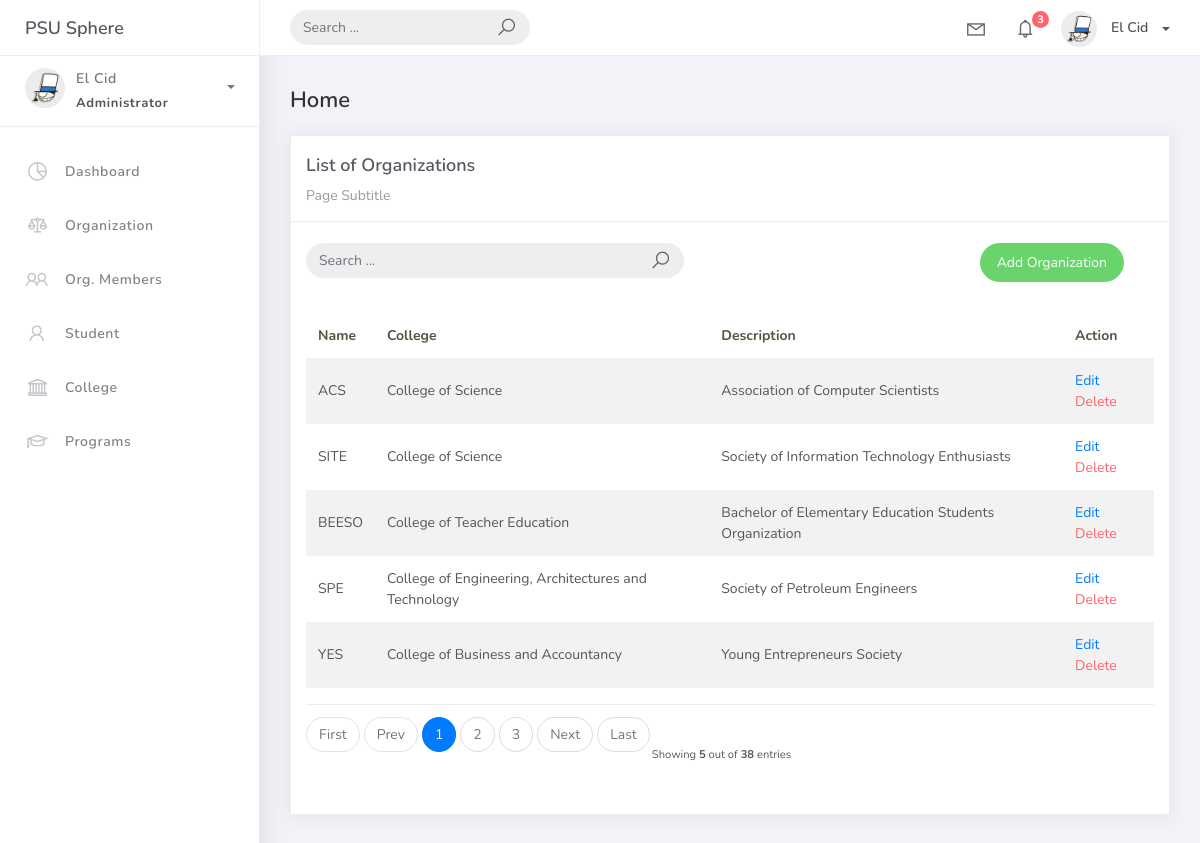
The app's page /organization_list, older data.
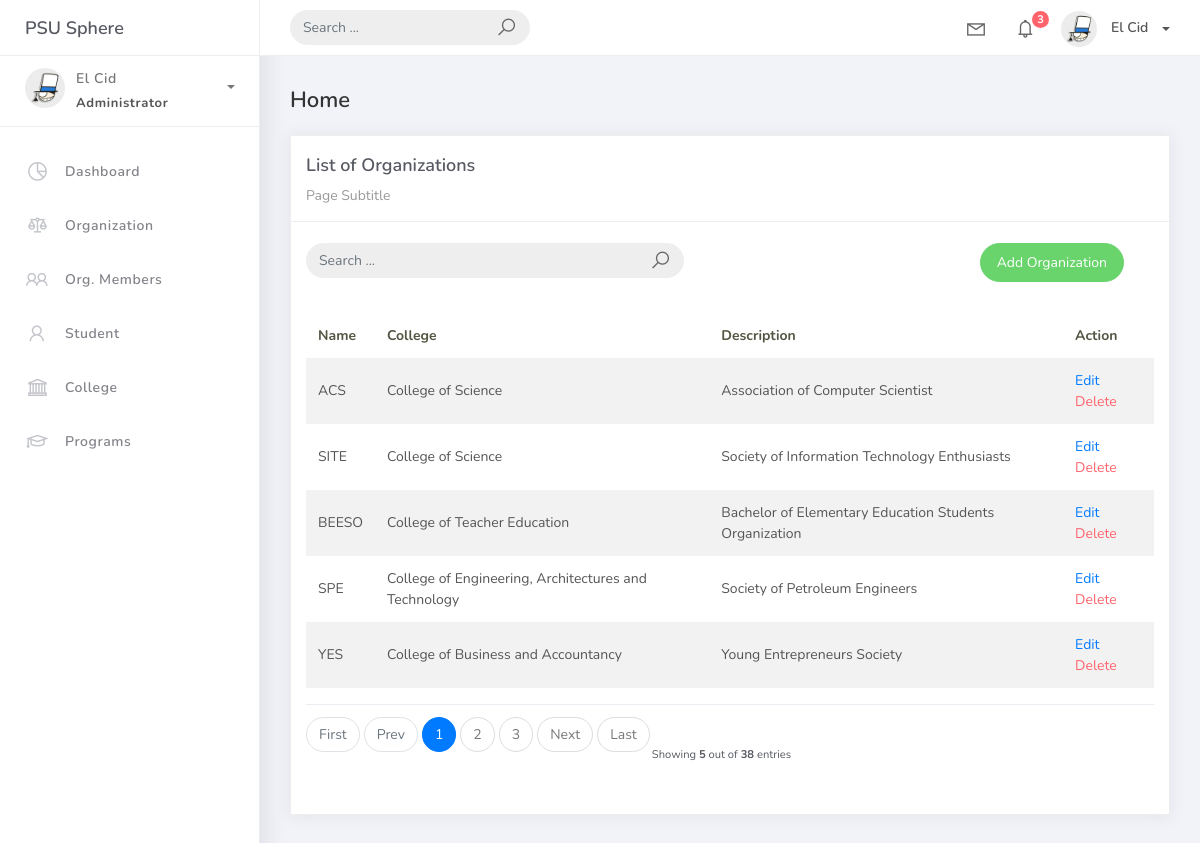
The same page, newer data.
### studentorg/models.py (models this page shows, shortened)
class BaseModel (models.Model):
    created_at = models.DateTimeField(auto_now_add=True, db_index=True)
    updated_at = models.DateTimeField(auto_now=True)
    class Meta:
        abstract = True

class Organization(BaseModel):
    name = models.CharField(max_length=250)
    college = models.ForeignKey(College, null=True, blank=True, on_delete=models.CASCADE)
    description = models.CharField(max_length=500)

class College(BaseModel):
    college_name = models.CharField(max_length=150, verbose_name="College")
    def __str__(self) :
        return self.college_name

### studentorg/views.py (the view)
# urls.py: path('organization_list', Organizationlist.as_view(), name='organization-list'),
class Organizationlist(ListView):
    model = Organization
    content_object_name = 'organization'
    template_name = 'org_list.html'
    paginate_by = 5
    def get_queryset(self, *args, **kwargs):
        qs = super(Organizationlist, self).get_queryset(*args, **kwargs)
        if self.request.GET.get("q") != None:
            query = self.request.GET.get('q')
            qs = qs.filter(Q(name__icontains=query) | Q(description__icontains=query)|
                           Q(college__college_name__icontains=query))
        return qs

### templates/org_list.html
{% extends 'base.html' %} {% load static %} {% block content %}
<div class="content">
    <div class="container-fluid">
        <h4 class="page-title">Home</h4>
        <div class="row">
            <div class="col-md-12">
                <div class="card">
                    <div class="card-header">
                        <div class="card-title">List of Organizations</div>
                        <div class="card-category">Page Subtitle</div>
                    </div>
                    <br />
                    <div class="col-md-12 row">
                        <div class="col-md-6">
                            <form class="navbar-left navbar-form nav-search mr-md-3" action="{% url 'organization-list'%}">
                                <div class="input-group">
                                    <input type="text" placeholder="Search ..." class="form-control" name="q" />
                                    <div class="input-group-append">
                                        <span class="input-group-text">
                                            <i class="la la-search search-icon"></i>
                                        </span>
                                    </div>
                                </div>
                            </form>
                        </div>
                        <div class="col-md-6">
                            <div class="pull-right">
                                <a href="{% url 'organization-add' %}" class="btn btn-success btn-rounded">Add Organization</a>
                            </div>
                        </div>
                    </div>
                    <div class="card-body">
                        <table class="table table-striped mt-3">
                            <thead>
                                <tr>
                                    <th scope="col">Name</th>
                                    <th scope="col">College</th>
                                    <th scope="col">Description</th>
                                    <th scope="col">Action</th>
                                </tr>
                            </thead>
                            <tbody>
                                {% for object in object_list %}
                                <tr>
                                    <td>{{ object.name }}</td>
                                    <td>{{ object.college }}</td>
                                    <td>{{ object.description }}</td>
                                    <td>
                                        <a href="organization_list/{{ object.id }}">Edit</a>
                                        <a href="organization_list/{{ object.id }}/delete" class="text-danger">Delete</a> </a>
                                    </td>
                                </tr>
                                {% empty %}
                                <tr>
                                    <td colspan="4" style="text-align: center">
                                        <p class="text-sm font-weight-bold mb-0">No Records Found</p>
                                    </td>
                                </tr>
                                {% endfor %}
                            </tbody>
                        </table>
                        {% include 'includes/pagination.html' %}
                    </div>
                </div>
            </div>
        </div>
    </div>
</div>
{% endblock %}

Row changes from the older to the newer data that the page shows:
changed Organization "ACS": description "Association of Computer Scientists" → "Association of Computer Scientist"
